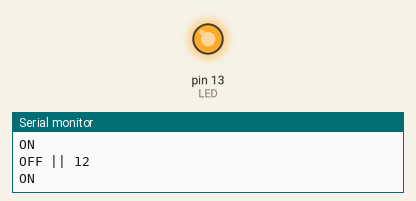
The sketch below on a simulated Arduino Uno, built with avr-gcc and run on an emulated ATmega328P. Parts: output pins drawn as LEDs (lit = HIGH), the last lines printed to the serial monitor.

Above: at 0.34 s.
At 39.37 s:
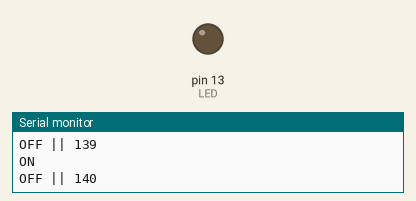
Timing chart, 0 to 40.0 s (numbered marks = the images above):
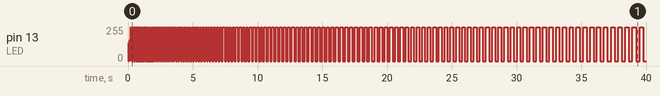

The sketch:

defi_1e3.ino
```cpp
byte LED = 13;

void setup() {
  // put your setup code here, to run once:
  pinMode(LED, OUTPUT);
  Serial.begin(9600);                                                         //source: https://docs.arduino.cc/software/ide-v2/tutorials/ide-v2-serial-monitor
}

byte temps = 0;
void loop() {
  // put your main code here, to run repeatedly:

  //variation
  if (temps == 254){
    temps = 0;
  }

  digitalWrite(LED, HIGH);
  Serial.println("ON");
  delay(temps*2);
  digitalWrite(LED, LOW);
  Serial.print("OFF || ");
  Serial.println(temps);
  delay(temps*2);
  temps++;
}
```
